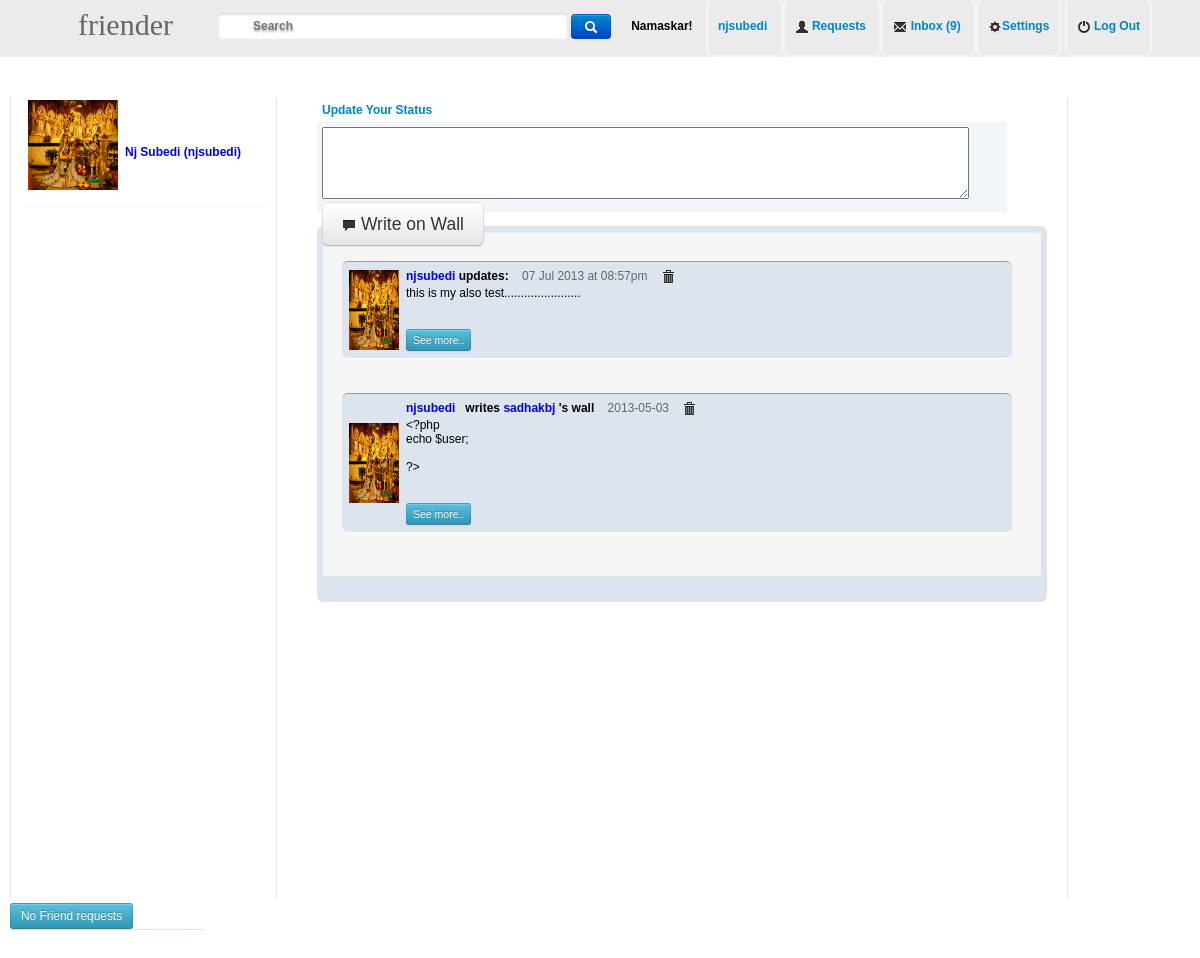
The page /home.php (signed in) on the database its author committed.
### tables this page shows
CREATE TABLE IF NOT EXISTS `users` (
  `id` int(11) NOT NULL AUTO_INCREMENT,
  `username` varchar(255) NOT NULL,
  `first_name` varchar(255) NOT NULL,
  `last_name` varchar(255) NOT NULL,
  `email` varchar(255) NOT NULL,
  `password` varchar(32) NOT NULL,
  `sign_up_date` date NOT NULL,
  `activated` enum('0','1') NOT NULL,
  `bio` text NOT NULL,
  `imagelocation` varchar(150) NOT NULL,
  PRIMARY KEY (`id`)
);

CREATE TABLE IF NOT EXISTS `news` (
  `id` int(11) NOT NULL AUTO_INCREMENT,
  `postedby` varchar(50) NOT NULL,
  `postedto` varchar(50) NOT NULL,
  `post` text NOT NULL,
  `DATE` varchar(40) NOT NULL,
  PRIMARY KEY (`id`)
);

### home.php (the view, shortened to what this page needs)
<?php
require_once("inc/incfiles/header1.php");
$user = $_SESSION["user_login"];
?>
<?php
$getphoto = mysql_query("SELECT * FROM users WHERE username='$user'");
	$row1 = mysql_fetch_assoc($getphoto);
	  $img1 = $row1['imagelocation'];
	  $fname = $row1['first_name'];
	  $lname = $row1['last_name'];
  ?>
	<div class='leftnav'>
	<?php
	echo " <table> <tr> <td> <a style='margin-bottom: 1px solid yellow; 'href='profile.php?u=$user'> <img src='$img1' height='90' width='90' title='Your Profile' > <td> &nbsp&nbsp  <h2> <font size='14'><a href='profile.php?u=$user'> <b> $fname $lname ($user) </a>   </table>";
     echo " <br> <div style='border-bottom: 1px solid  #f5f5f5; width: 240px;'> </div> ";
	?>
	</div>
<div class='rightnav'>
<h2 > <font-size="2"> Update Your Status </h2> </font>
  <div class='postform'>
<form action="#" method="post">
<textarea id="post" name="post" rows="5" cols="90" > </textarea>
&nbsp&nbsp<button name="Post" class="btn btn-large" style="margin-bottom: 60px;"> <i class="icon-comment icon-black"></i> Write on Wall </button>
</form>
				</div>  <br>
				<div class='Profileposts'>
				<div class="posts">
<?php
$getnews = mysql_query("SELECT * FROM news WHERE postedto='$user' OR postedby='$user' ORDER BY id DESC") or die(mysql_error());
while ($row = mysql_fetch_assoc($getnews ))
{
$id = $row['id'];
$postedby = @$row['postedby'];
$postedto = @$row['postedto'];
$post = @$row['post'];
$date =$row['DATE'];
$res = mysql_query("SELECT imagelocation FROM users WHERE username='$postedby'");
$img = mysql_fetch_assoc($res);
				$img = $img['imagelocation'];
				?>
				<table class="ProfilePosts1" width="500px" border="0" style="margin: 10px 0; border-top: 1px solid #999; margin-bottom: 10px; border-bottom: 1px solid #FFF;">
					<tr>
						<td width="55px" rowspan="2"><a href="profile.php?u=<?php echo $postedby ?>"><img src="<?php echo $img; ?>" width="50px" height="80px" /> </td>
						<td><b><?php echo "<a title='$postedby' href=\"$postedby\">$postedby</a>"; ?>
						<?php
						if($postedto != $postedby) {
						echo "&nbsp writes "; echo"<a href='$postedto'> $postedto </a>"; echo "'s wall";
						}
						else {
						echo "updates:";
						}
						?>
						</b><span style="margin-left: 10px; color: #666;
						font-size: 9pt;"><?php echo $date; ?></span>
						 <a title='Delete This Post' onClick="return confirm('Are You Sure  to delete this post by <?php echo "$postedby ?" ;  ?> ' ) "
						 href='delete_posts.php?id=<?php echo $row['id'] ?> '> <?php if($postedby == "$user"||$postedto =="$user") { echo "&nbsp&nbsp <i class='icon-trash icon-black'> </i> </a>  </div> ";}
								else {
								echo "</a>";
								}
							?>
					<tr>
						<td><?php echo nl2br($post)."<hr>"?>
										<br> <br><a href='news_detail.php?id=<?php echo $id; ?>' title='Click to see and comment like..'>
						<button  class='btn btn-mini btn-info' >  See more..</button> </a>
										</div>	</td>
			<br>
<?php
	}
?>
<div id='ProfileLeftSideContent'>
<?php
$friendrequests = mysql_query("SELECT * FROM friendsys WHERE user2='$user' AND 2says='0' LIMIT 3");
$numrows = mysql_num_rows($friendrequests);
if($numrows==0) {
?>
<button  class='btn btn-small btn-info'> No Friend requests </button> <br> <hr>
<?php
}
else {
 ?>
	 <?php
     while($row = mysql_fetch_assoc($friendrequests)) {
	 $id = $row['id'];
	 $user1 = $row['user1'];
	 $user2 = $row['user2'];
	 echo "<a href='friend_requests.php' title='$user1 wants to be friend'>
						<button  class='btn btn-warning' > </i> $user1 wants to be friend </button> </a> <br><hr>";
	}}
?>
</div>

### inc/incfiles/header1.php (shortened to what this page needs)
<?php
if (isset($_SESSION["user_login"]))
{
$user = $_SESSION["user_login"];
}
else{
$user = "";
}
?>
<html>
<head>
<link rel="stylesheet" href="css/main.css" type="text/css">
<link rel="stylesheet" href="css/bootstrap/css/bootstrap.css" type="text/css">
</head>
<div class="headerMenu">
    <div id="wrapper">
			<div class="logo">
			<a class ="logo" href="home.php">  friender </a>
			</div>
			<div class="search_box">
			    <form method="GET" action="search.php" id="Search" size="35" />
				<input name="q" type="text" size="30" placeholder="Search">
				<button class="btn btn-primary" name="search"> <i class="icon-search icon-white"></i></button>
			</div>
			</div>
			<div id="menu">
			<font color="black"> <b> Namaskar! &nbsp&nbsp </font>
			<?php
			echo " <a href='$user'> $user </a> ";
			?>
			<?php
			$check = mysql_query("SELECT * FROM friendsys WHERE user2='$user' AND 2says='0'");
			$count = mysql_num_rows($check);
			if($count!=0) {
			 echo "<a href='friend_requests.php'> <i class='icon-user icon-black'> </i> Requests ($count)</a>";
			}
			else {
			 echo '<a href="friend_requests.php"> <i class="icon-user icon-black"> </i> Requests </a>';
			}
			?>
			<?php
			$getmsgno = mysql_query("SELECT * FROM pvt_messages WHERE user_to='$user' AND opened='no'");
			$num = mysql_num_rows($getmsgno);
			echo "<a href='my_messages.php'> <i class='icon-envelope icon-black'> </i> Inbox ($num) </a>";
			?>
			<a href="account_settings.php"> <i class="icon-cog icon-black"> </i>Settings</a>
			<a href="logout.php"><i class="icon-off icon-black"> </i> Log Out </a>
</div>
</div> <br/> <br/> </div> <div class="mainbody"> <br> <br> <br> <br> <br>

### css/main.css (style rules this page uses)
* { margin: 0px; padding: 0px; font-family: arial; font-size: 12px; }
a { text-decoration: none; }
.btn-primary { color: #ffffff; text-shadow: 0 -1px 0 rgba(0, 0, 0, 0.25); background-color: #006dcc; *background-color: #0044cc; background-image: -moz-linear-gradient(top, #0088cc, #0044cc); background-image: -webkit-gradient(linear, 0 0, 0 100%, from(#0088cc), to(#0044cc)); background-image: -webkit-linear-gradient(top, #0088cc, #0044cc); background-image: -o-linear-gradient(top, #0088cc, #0044cc); background-image: linear-gradient(to bottom, #0088cc, #0044cc); background-repeat: repeat-x; border-color: #0044cc #0044cc #002a80; border-color: rgba(0, 0, 0, 0.1) rgba(0, 0, 0, 0.1) rgba(0, 0, 0, 0.25); filter: progid:DXImageTransform.Microsoft.gradient(startColorstr='#ff0088cc', endColorstr='#ff0044cc', GradientType=0); filter: progid:DXImageTransform.Microsoft.gradient(enabled=false); }
.mainbody { min-height: 1000px; width: 100%; padding: 0px; }
.leftnav { float: left; height: 100%; padding-left: 15px; margin-left: 10px; width: 250px; border-right: 1px solid #DCE5EE; border-left: 1px solid #DCE5EE; }
.rightnav { float: left; height: 100%; width: 750px; margin-left: 20px; padding-left: 20px; border-right: 1px solid #DCE5EE; }
.posts { min-height: 30px; padding: 19px; margin-bottom: 20px; background-color: #f5f5f5; border: 1px solid #e3e3e3; -webkit-border-radius: 4px; -moz-border-radius: 4px; border-radius: 4px; -webkit-box-shadow: inset 0 1px 1px rgba(0, 0, 0, 0.05); -moz-box-shadow: inset 0 1px 1px rgba(0, 0, 0, 0.05); box-shadow: inset 0 1px 1px rgba(0, 0, 0, 0.05); }
.headerMenu { background-image: url(../img/menu_bg.jpg); height: 57px; border-bottom: 0px; padding-left: auto; padding-right: auto; width: 100%; position: fixed; }
#wrapper { margin-left: auto; margin-right: auto; width: 87%; padding-top: 0px; padding-bottom: 0px; }
.logo { width: 125px; height: 50px; font-family: Segoe Print; font-size: 30px; line-height: 50px; text-decoration: none; color: #666; }
.search_box { background-image: url(../img/menu_bg.jpg); position: absolute; top: 13px; margin-left: 140px; }
#search input[type="text"] { background: url(../img/menu_bg.jpg) no repeat 10px 6px #267bb6; outline: none; border: 0 none; font: bold 12px Arial,Helvetica,Sans-serif; width: 350px; padding: 6px 15px 6px 35px; text-shadow: 0 2px 2px rgba(0, 0, 0, 0.3); -webkit-box-shadow: 0 1px 0 rgba(255, 255, 255, 0.1), 0 1px 3px rgba(0, 0, 0, 0.2) inset; -moz-box-shadow: 0 1px 0 rgba(255, 255, 255, 0.1), 0 1px 3px rgba(0, 0, 0, 0.2) inset; box-shadow: 0 1px 0 rgba(255, 255, 255, 0.1),0 1px 3px rgba(0, 0, 0, 0.2) inset; -webkit-transition: all 0.7s ease 0s; -moz-transition: all 0.7 ease 0s; -0-transition: all 0.7s ease 0s; transition: all 0.7s ease 0s; margin-bottom: 0px; margin-top: 0px; }
@media screen and (max-width:1280px) { #menu { background-image: url(../img/menu_bg.jpg); position: absolute; top: 0px; right: 0px; height: 32px; padding-top: 19px; margin-right: 4%; } }
#menu a { color: blue; text-decoration: none; font-size: 12px; background-image: url(../img/menu_bg.jpg); padding-top: 19px; border: 2px solid #f5f5f5; border-radius: 7px; padding-bottom: 22px; padding-left: 10px; padding-right: 10px; color: #0084c6; }
h2 { font-family: Arial; font-size: 18px; padding: 5px; color: #0084c6; }
input[type="text"] { background-color: #FFFFFF; border: 1px solid #E2E2E2; border-radius: 4px; font-size: 15px; padding: 5px; width: 300px; margin-bottom: 3px; margin-top: 3px; outline: none; }
#profileLeftSideContent { float: left; width: 194px; padding-right: 0px; padding-bottom:5px; padding-top: 5px; padding-left: 10px; height: 200px; text-align: justify; }
.postForm { width: 680px; height: 80px; background-color: #F3F6F9; padding: 5px; }
.profilePosts { width: 720px; min-height: 30px; background-color: #DCE5EE; padding: 5px; border-radius: 6px; }
.profilePosts1 { width: 670px; min-height: 30px; background-color: #DCE5EE; padding: 5px; border-radius: 6px; }
hr { background-color: #DCE5EE; height: 1px; border: 0px; }

### rows shown on the page
users: imagelocation (picture), first_name "Nj", last_name "Subedi"
news: users.imagelocation (picture), postedby "njsubedi", shows "updates:", DATE "07 Jul 2013 at 08:57pm", post "this is my also test......................."
news: users.imagelocation (picture), postedby "njsubedi", postedto "sadhakbj", DATE "2013-05-03", post "<?php echo $user; ?>"

### other values the page prints
$user "njsubedi"
$num "9"
